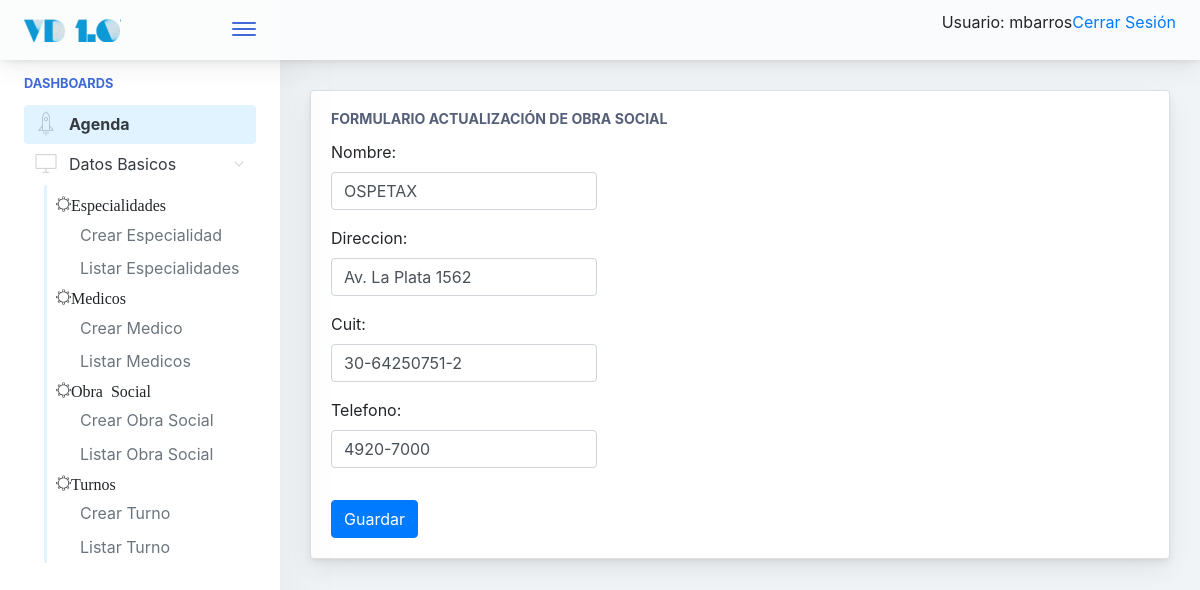
/agenda/obra_social/update/1 (signed in), run on the app's committed database.
### agenda/models.py (models this page shows, shortened)
class obra_social(models.Model):
    nombre = models.CharField(max_length=60)
    direccion = models.CharField(max_length=120)
    cuit = models.CharField(max_length=50)
    telefono = models.CharField(max_length=50)

### agenda/views.py (the view)
# urls.py: path('obra_social/update/<int:pk>', obra_social_update.as_view(), name='obra_social_update'),
class obra_social_update(LoginRequiredMixin, UpdateView):
	model = obra_social
	template_name = 'agenda/obra_social_update.html'
	form_class = obra_social_form
	success_url = reverse_lazy('agenda:obra_social_list')

### agenda/forms.py
class obra_social_form(forms.ModelForm):
    class Meta:
        model = obra_social
        fields = ('__all__')
        widgets = {
                    'nombre' : forms.TextInput(attrs=class_control),
                    'direccion' : forms.TextInput(attrs=class_control),
                    'cuit' : forms.TextInput(attrs=class_control),
                    'telefono' : forms.TextInput(attrs=class_control)
                    }

### templates/agenda/obra_social_update.html
{% extends '../base.html' %}
{% block cuerpo %}
	<div class="main-card mb-3 card">
		<div class="card-body">
			<h5 class="card-title">Formulario Actualización de Obra Social</h5>
				<form action="" method="post" role="form">{% csrf_token %}
					<div class="form-row">
						<div class="col-md-4 mb-3">
							{{ form.as_p }}
						</div>
					</div>
				<button type="submit" class="btn btn-primary">Guardar</button>
				</form>
		</div>
	</div>
{% endblock %}

### templates/base.html (shortened to what this page needs)
{% load static %}
<!doctype html>
<html lang="es">
	<head>
			{% include "./utils/base_cabecera.html" %}
	</head>
<body>
    {% if user.is_authenticated %}
            <div class="app-container app-theme-white body-tabs-shadow fixed-sidebar fixed-header">
    {% else %}
        <div class="app-container app-theme-white body-tabs-shadow fixed-sidebar fixed-header closed-sidebar">
    {% endif %}
        <div class="app-header header-shadow">
            <div class="app-header__logo">
                <div class="logo-src"></div>
                <div class="header__pane ml-auto">
                    <div>
                        <button type="button" class="hamburger close-sidebar-btn hamburger--elastic" data-class="closed-sidebar">
                            <span class="hamburger-box">
                                <span class="hamburger-inner"></span>
                            </span>
                        </button>
                    </div>
                </div>
            </div>
                <div class="app-header__content">
                <div class="app-header-right">
                    <div class="header-btn-lg pr-0">
                        <div class="widget-content p-0">
                            <div class="widget-content-wrapper">
                                <div class="widget-content-left">
                                    <div class="btn-group">
    {% if user.is_authenticated %}
     <p>Usuario:  {{ user.get_username }}</p>
     <p><a href="#">Cerrar Sesión</a></p>
   {% else %}
     <p><a href="#">Ingresar</a></p>
   {% endif %}
                                    </div>
                                </div>
                            </div>
                        </div>
                    </div>        </div>
            </div>
        </div>
               <div class="app-main">
                <div class="app-sidebar sidebar-shadow">
                        <div class="scrollbar-sidebar">
                        <div class="app-sidebar__inner">
                            {% if user.is_authenticated %}
                            <ul class="vertical-nav-menu">
                                <li class="app-sidebar__heading">Dashboards</li>
                                  <li>
                                     <a href="#" class="mm-active">
                                        <i class="metismenu-icon pe-7s-rocket"></i>
                                        Agenda
                                    </a>
                                </li>
                                <li>
                                    <a href="#">
                                        <i class="metismenu-icon pe-7s-monitor"></i>
                                        Datos Basicos
                                        <i class="metismenu-state-icon pe-7s-angle-down caret-left"></i>
                                    </a>
                                    <ul>
                                    	<li><i class="pe-7s-settings">Especialidades</i></li>
                                        <li>
                                            <a href="{% url 'agenda:especialidad_create'%}">
                                                Crear Especialidad
                                            </a>
                                        </li>
                                         <li>
                                            <a href="{% url 'agenda:especialidad_list' %}">
                                                Listar Especialidades
                                            </a>
                                        </li>
                                    	<li><i class="pe-7s-settings">Medicos</i></li>
                                         <li>
                                            <a href="{% url 'agenda:medicos_create'%}">
                                                Crear Medico
                                            </a>
                                        </li>
                                        <li>
                                            <a href="{% url 'agenda:medicos_list' %}">
                                                Listar Medicos
                                            </a>
                                        </li>
                                    	<li><i class="pe-7s-settings">Obra Social</i></li>
                                          <li>
                                            <a href="{% url 'agenda:obra_social_create' %}">
                                                Crear Obra Social
                                            </a>
                                        </li>
                                        <li>
                                            <a href="{% url 'agenda:obra_social_list' %}">
                                                Listar Obra Social
                                            </a>
                                        </li>
                                        <li><i class="pe-7s-settings">Turnos</i></li>
                                                                           <li>
                                            <a href="{% url 'agenda:turno_create'%}">
                                                Crear Turno
                                            </a>
                                        </li>
										<li>
                                            <a href="{% url 'agenda:turno_list'%}">
                                                Listar Turno
                                            </a>
                                        </li>
                                    </ul>
                            </ul>
                            {% endif %}
                        </div>
                    </div>
                </div>    <div class="app-main__outer">
                <div class="app-main__inner">
			{% block cuerpo %}
			{% endblock %}
			</div>
    </div>
        </div>
    </div>
</body>
</html>

### data on the page
obra_social: nombre "OSPETAX", direccion "Av. La Plata 1562", cuit "30-64250751-2", telefono "4920-7000"

### other printed values
{{ user.get_username }} "mbarros"
